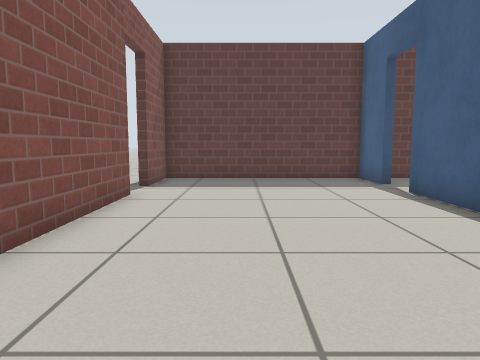
View 1 (above)

14 first-person views from a walk through a world built for the Gazebo simulator. The camera is 0.65 m above the floor, tilts 6° down and sees 70° across. The floor is counted in squares, 0.5 m on a side. Each view is taken from the middle of a square. On the plan, view 1 faces up. The plan holds only what a view shows up to about 14 squares ahead; the rest is blank. Simple patterns stand in for the simulator's built-in surfaces.

View 2
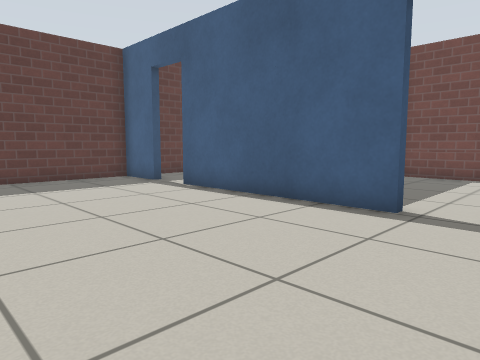

View 3
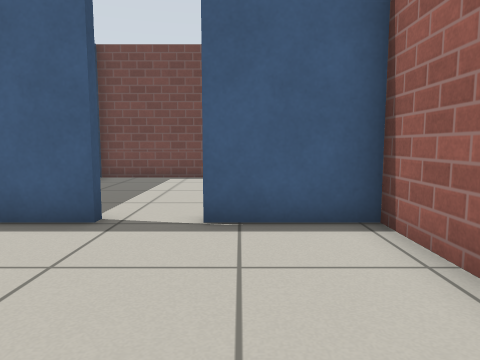

View 4
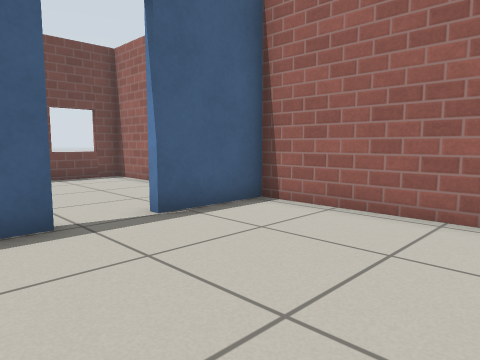

View 5
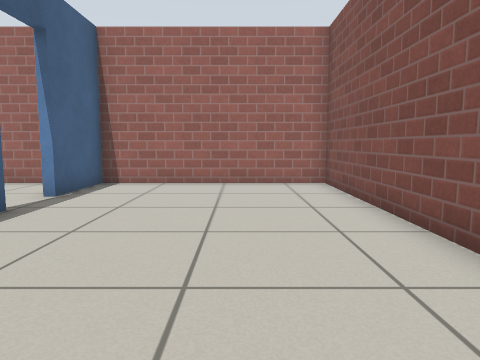

View 6
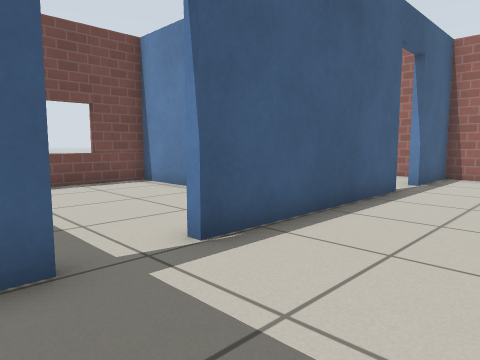

View 7
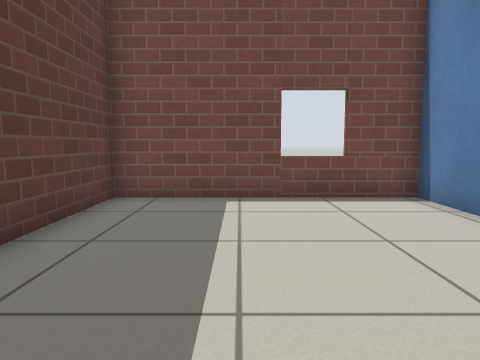

View 8
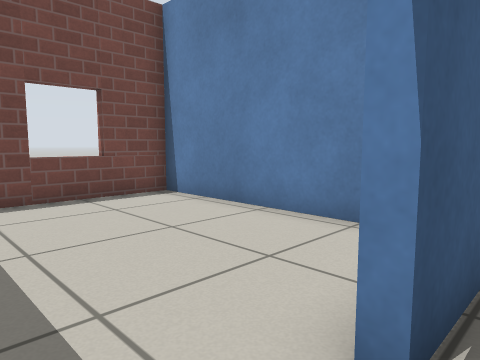

View 9
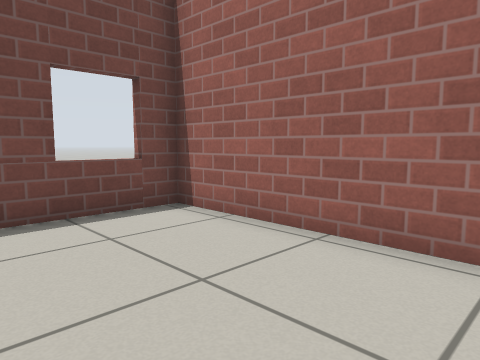

View 10
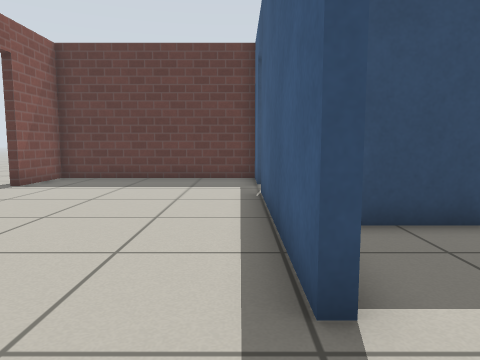

View 11
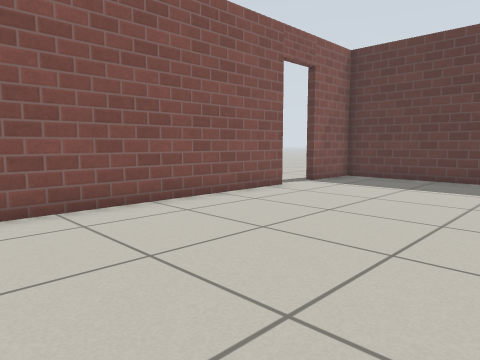

View 12
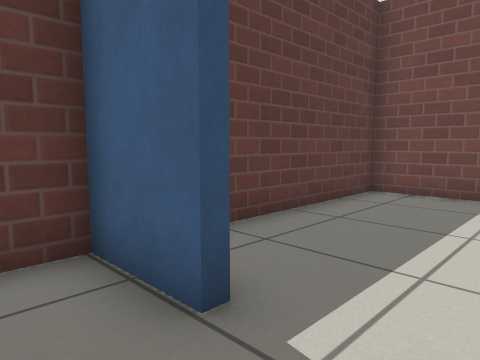

View 13
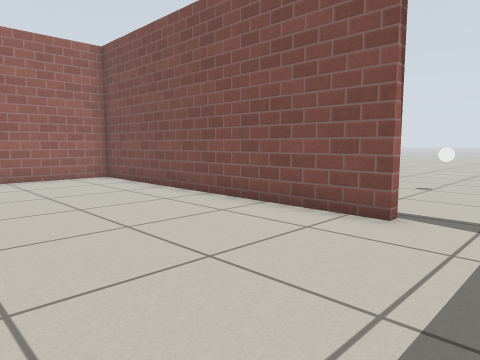

View 14
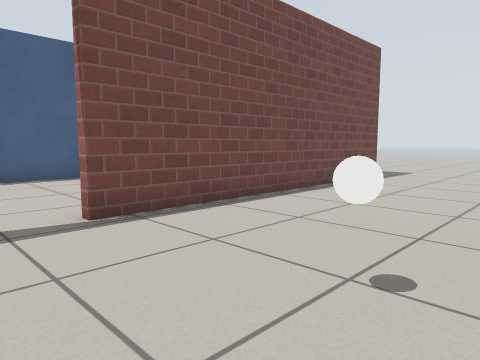

### Floor plan
Ten units are one square. View 1 is at (0, 0); x grows to the right and y downward. Boxes are objects, and circles mark ways between rooms. Rooms are numbered by the first view taken in them; rooms with no view inside come last. Other rooms are left out.
<svg viewBox="-90 -136 218 169">
<path fill="none" stroke="#000" d="M46 -24 46 -93M-28 -88 -28 23 46 23 46 -6M46 -110 46 -131 -28 -131 -28 -105M57 23 123 23 123 -54M79 -54 59 -54M-31 28 -31 -88M65 -57 123 -57 123 -131 58 -131"/>
<rect x="-85" y="-85" width="10" height="10" fill="#bbb"><title>white ball</title></rect>
<circle cx="50" cy="-15" r="3" fill="#2a7"/>
<circle cx="-30" cy="-95" r="3" fill="#2a7"/>
<circle cx="50" cy="-105" r="3" fill="#2a7"/>
<text x="10" y="-50">1</text>
<text x="80" y="-10">2</text>
<text x="-40" y="-50">3</text>
<text x="80" y="-90">4</text>
</svg>
Room 1 opens to room 2. Room 1 opens to room 3. Room 1 opens to room 4.

Where each view was taken, in squares from view 1:
view 1: 0 up, 0 right, facing up
view 2: 0 up, 2 left, facing up-right
view 3: 0 up, 1 left, facing right
view 4: 4 up, 1 left, facing down-right
view 5: 9 up, 0 right, facing down
view 6: 12 up, 1 right, facing down-right
view 7: 10 up, 4 right, facing right
view 8: 11 up, 4 right, facing down-right
view 9: 2 up, 6 right, facing down-right
view 10: 0 up, 4 right, facing up
view 11: 0 up, 4 right, facing up-left
view 12: 9 up, 3 right, facing up-right
view 13: 11 up, 3 right, facing down-left
view 14: 11 up, 9 left, facing down-right
